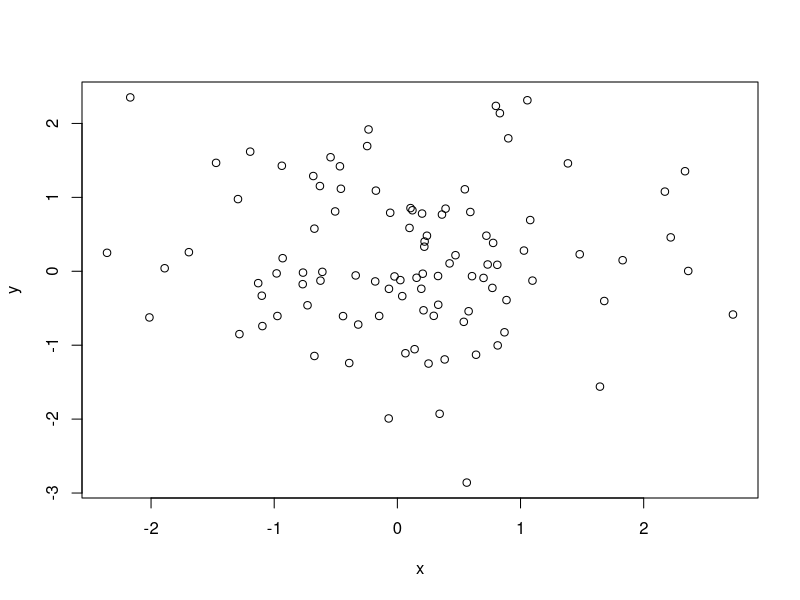

Generate this figure with R:
## ---- chunk 1
x <- rnorm(100)
y <- rnorm(100)
plot(x, y)
## ---- chunk 2
summary(x)
## ---- chunk 3
x <- rnorm(50)
